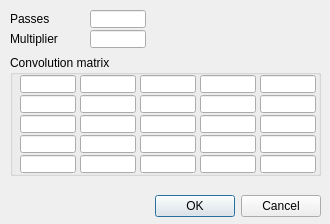
<?xml version="1.0" encoding="UTF-8"?>
<ui version="4.0">
 <class>CQDlgSimpleFilter_5x5</class>
 <widget class="QDialog" name="CQDlgSimpleFilter_5x5">
  <property name="geometry">
   <rect>
    <x>0</x>
    <y>0</y>
    <width>330</width>
    <height>224</height>
   </rect>
  </property>
  <property name="windowTitle">
   <string>5X5 Filter</string>
  </property>
  <property name="locale">
   <locale language="English" country="UnitedStates"/>
  </property>
  <widget class="QDialogButtonBox" name="qqOkCancel">
   <property name="geometry">
    <rect>
     <x>10</x>
     <y>190</y>
     <width>311</width>
     <height>32</height>
    </rect>
   </property>
   <property name="standardButtons">
    <set>QDialogButtonBox::Cancel|QDialogButtonBox::Ok</set>
   </property>
  </widget>
  <widget class="QLabel" name="label">
   <property name="geometry">
    <rect>
     <x>10</x>
     <y>10</y>
     <width>81</width>
     <height>18</height>
    </rect>
   </property>
   <property name="text">
    <string>Passes</string>
   </property>
  </widget>
  <widget class="QLineEdit" name="qqPasses">
   <property name="geometry">
    <rect>
     <x>90</x>
     <y>10</y>
     <width>56</width>
     <height>18</height>
    </rect>
   </property>
  </widget>
  <widget class="QLabel" name="label_2">
   <property name="geometry">
    <rect>
     <x>10</x>
     <y>30</y>
     <width>81</width>
     <height>18</height>
    </rect>
   </property>
   <property name="text">
    <string>Multiplier</string>
   </property>
  </widget>
  <widget class="QLineEdit" name="qqMultiplier">
   <property name="geometry">
    <rect>
     <x>90</x>
     <y>30</y>
     <width>56</width>
     <height>18</height>
    </rect>
   </property>
  </widget>
  <widget class="QGroupBox" name="groupBox">
   <property name="geometry">
    <rect>
     <x>10</x>
     <y>55</y>
     <width>311</width>
     <height>121</height>
    </rect>
   </property>
   <property name="title">
    <string>Convolution matrix</string>
   </property>
   <property name="flat">
    <bool>true</bool>
   </property>
   <widget class="QLineEdit" name="qq0">
    <property name="geometry">
     <rect>
      <x>10</x>
      <y>20</y>
      <width>56</width>
      <height>18</height>
     </rect>
    </property>
   </widget>
   <widget class="QLineEdit" name="qq1">
    <property name="geometry">
     <rect>
      <x>70</x>
      <y>20</y>
      <width>56</width>
      <height>18</height>
     </rect>
    </property>
   </widget>
   <widget class="QLineEdit" name="qq2">
    <property name="geometry">
     <rect>
      <x>130</x>
      <y>20</y>
      <width>56</width>
      <height>18</height>
     </rect>
    </property>
   </widget>
   <widget class="QLineEdit" name="qq3">
    <property name="geometry">
     <rect>
      <x>190</x>
      <y>20</y>
      <width>56</width>
      <height>18</height>
     </rect>
    </property>
   </widget>
   <widget class="QLineEdit" name="qq4">
    <property name="geometry">
     <rect>
      <x>250</x>
      <y>20</y>
      <width>56</width>
      <height>18</height>
     </rect>
    </property>
   </widget>
   <widget class="QLineEdit" name="qq5">
    <property name="geometry">
     <rect>
      <x>10</x>
      <y>40</y>
      <width>56</width>
      <height>18</height>
     </rect>
    </property>
   </widget>
   <widget class="QLineEdit" name="qq7">
    <property name="geometry">
     <rect>
      <x>130</x>
      <y>40</y>
      <width>56</width>
      <height>18</height>
     </rect>
    </property>
   </widget>
   <widget class="QLineEdit" name="qq6">
    <property name="geometry">
     <rect>
      <x>70</x>
      <y>40</y>
      <width>56</width>
      <height>18</height>
     </rect>
    </property>
   </widget>
   <widget class="QLineEdit" name="qq9">
    <property name="geometry">
     <rect>
      <x>250</x>
      <y>40</y>
      <width>56</width>
      <height>18</height>
     </rect>
    </property>
   </widget>
   <widget class="QLineEdit" name="qq8">
    <property name="geometry">
     <rect>
      <x>190</x>
      <y>40</y>
      <width>56</width>
      <height>18</height>
     </rect>
    </property>
   </widget>
   <widget class="QLineEdit" name="qq10">
    <property name="geometry">
     <rect>
      <x>10</x>
      <y>60</y>
      <width>56</width>
      <height>18</height>
     </rect>
    </property>
   </widget>
   <widget class="QLineEdit" name="qq11">
    <property name="geometry">
     <rect>
      <x>70</x>
      <y>60</y>
      <width>56</width>
      <height>18</height>
     </rect>
    </property>
   </widget>
   <widget class="QLineEdit" name="qq14">
    <property name="geometry">
     <rect>
      <x>250</x>
      <y>60</y>
      <width>56</width>
      <height>18</height>
     </rect>
    </property>
   </widget>
   <widget class="QLineEdit" name="qq12">
    <property name="geometry">
     <rect>
      <x>130</x>
      <y>60</y>
      <width>56</width>
      <height>18</height>
     </rect>
    </property>
   </widget>
   <widget class="QLineEdit" name="qq13">
    <property name="geometry">
     <rect>
      <x>190</x>
      <y>60</y>
      <width>56</width>
      <height>18</height>
     </rect>
    </property>
   </widget>
   <widget class="QLineEdit" name="qq15">
    <property name="geometry">
     <rect>
      <x>10</x>
      <y>80</y>
      <width>56</width>
      <height>18</height>
     </rect>
    </property>
   </widget>
   <widget class="QLineEdit" name="qq19">
    <property name="geometry">
     <rect>
      <x>250</x>
      <y>80</y>
      <width>56</width>
      <height>18</height>
     </rect>
    </property>
   </widget>
   <widget class="QLineEdit" name="qq17">
    <property name="geometry">
     <rect>
      <x>130</x>
      <y>80</y>
      <width>56</width>
      <height>18</height>
     </rect>
    </property>
   </widget>
   <widget class="QLineEdit" name="qq16">
    <property name="geometry">
     <rect>
      <x>70</x>
      <y>80</y>
      <width>56</width>
      <height>18</height>
     </rect>
    </property>
   </widget>
   <widget class="QLineEdit" name="qq18">
    <property name="geometry">
     <rect>
      <x>190</x>
      <y>80</y>
      <width>56</width>
      <height>18</height>
     </rect>
    </property>
   </widget>
   <widget class="QLineEdit" name="qq24">
    <property name="geometry">
     <rect>
      <x>250</x>
      <y>100</y>
      <width>56</width>
      <height>18</height>
     </rect>
    </property>
   </widget>
   <widget class="QLineEdit" name="qq23">
    <property name="geometry">
     <rect>
      <x>190</x>
      <y>100</y>
      <width>56</width>
      <height>18</height>
     </rect>
    </property>
   </widget>
   <widget class="QLineEdit" name="qq20">
    <property name="geometry">
     <rect>
      <x>10</x>
      <y>100</y>
      <width>56</width>
      <height>18</height>
     </rect>
    </property>
   </widget>
   <widget class="QLineEdit" name="qq21">
    <property name="geometry">
     <rect>
      <x>70</x>
      <y>100</y>
      <width>56</width>
      <height>18</height>
     </rect>
    </property>
   </widget>
   <widget class="QLineEdit" name="qq22">
    <property name="geometry">
     <rect>
      <x>130</x>
      <y>100</y>
      <width>56</width>
      <height>18</height>
     </rect>
    </property>
   </widget>
  </widget>
 </widget>
 <tabstops>
  <tabstop>qqPasses</tabstop>
  <tabstop>qqMultiplier</tabstop>
  <tabstop>qq0</tabstop>
  <tabstop>qq1</tabstop>
  <tabstop>qq2</tabstop>
  <tabstop>qq3</tabstop>
  <tabstop>qq4</tabstop>
  <tabstop>qq5</tabstop>
  <tabstop>qq6</tabstop>
  <tabstop>qq7</tabstop>
  <tabstop>qq8</tabstop>
  <tabstop>qq9</tabstop>
  <tabstop>qq10</tabstop>
  <tabstop>qq11</tabstop>
  <tabstop>qq12</tabstop>
  <tabstop>qq13</tabstop>
  <tabstop>qq14</tabstop>
  <tabstop>qq15</tabstop>
  <tabstop>qq16</tabstop>
  <tabstop>qq17</tabstop>
  <tabstop>qq18</tabstop>
  <tabstop>qq19</tabstop>
  <tabstop>qq20</tabstop>
  <tabstop>qq21</tabstop>
  <tabstop>qq22</tabstop>
  <tabstop>qq23</tabstop>
  <tabstop>qq24</tabstop>
  <tabstop>qqOkCancel</tabstop>
 </tabstops>
 <resources/>
 <connections/>
</ui>
